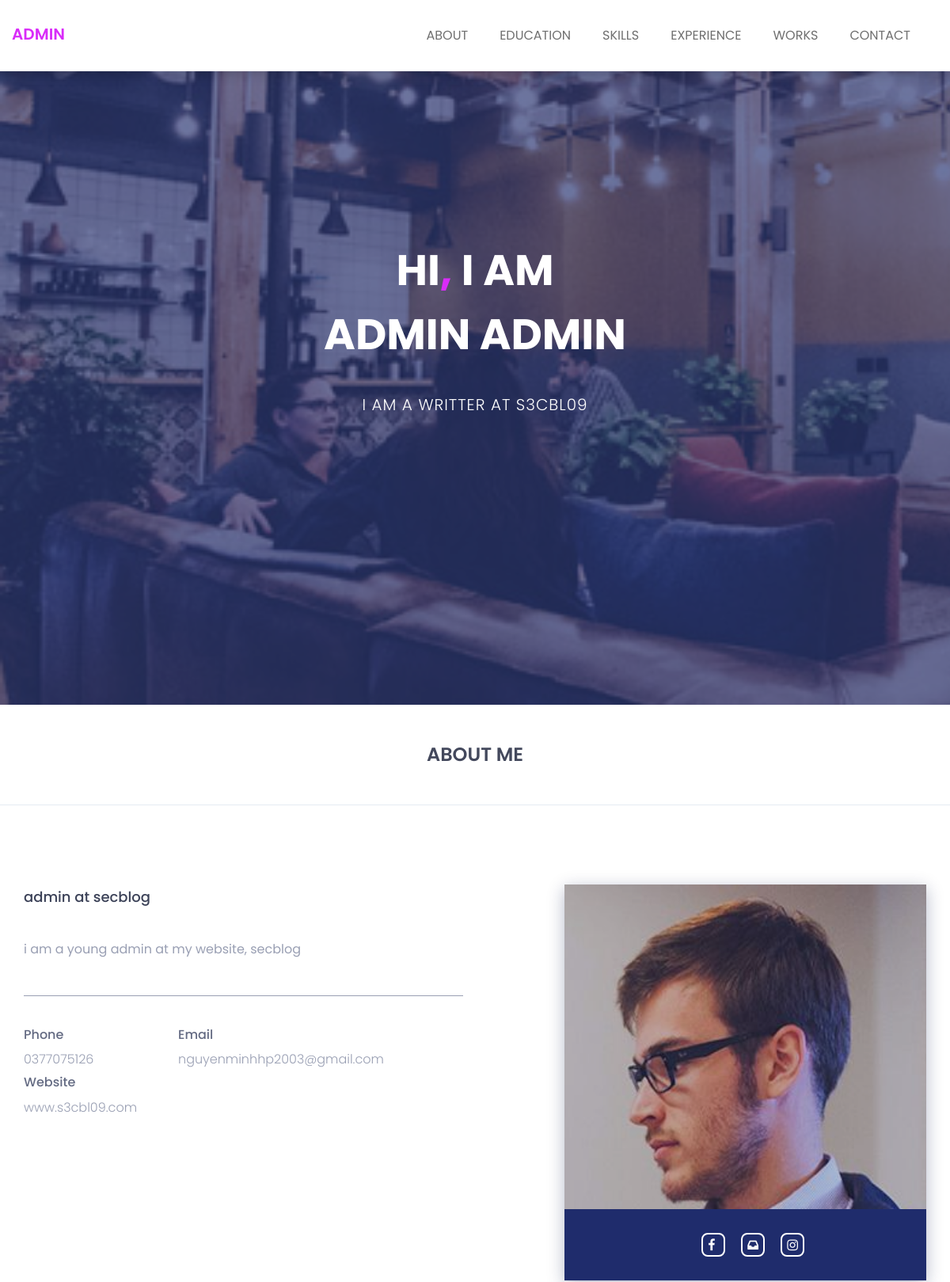
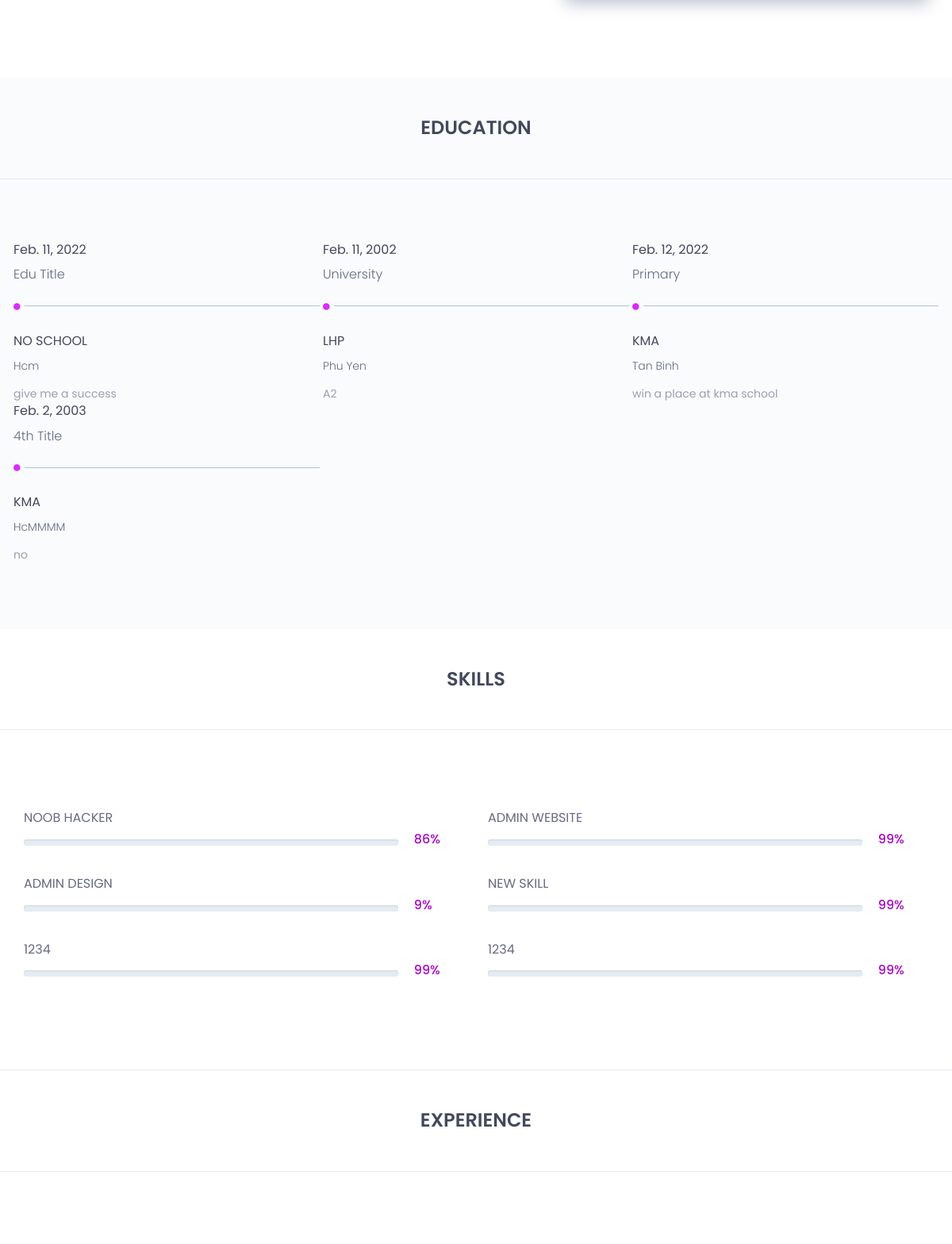
Page /profile/1/ (upper part) on the committed database (2 pictures, top to bottom).
### user/models.py (models this page shows, shortened)
class Profile(models.Model):
    user = models.OneToOneField(User,on_delete=models.CASCADE)
    about_title = models.CharField(max_length=100)
    about_bio = models.TextField()
    about_phone = models.CharField(max_length=12, null=True)
    about_email = models.EmailField(null=True)
    image = models.ImageField(default='default.jpg',upload_to='profile_pics')
    background = models.ImageField(default='defaultback.jpg',upload_to='profile_pics')
    about_ins = models.CharField(max_length=200, null=True)
    about_fb = models.CharField(max_length=200, null=True)
    about_zl = models.CharField(max_length=200, null=True)

class Education(models.Model):
    user = models.ForeignKey(User,on_delete=models.CASCADE,null=True,related_name="edu")
    edu_title = models.CharField(max_length=100, null=True)
    edu_year = models.DateField( null=True)
    edu_schoolname = models.CharField(max_length=100, null=True)
    edu_address = models.CharField(max_length=100, null=True)
    edu_content = models.TextField( null=True)

class Skill(models.Model):
    user = models.ForeignKey(User,on_delete=models.CASCADE,null=True,related_name="skill")
    skill_title = models.CharField(max_length=100, null=True)
    skill_progress = models.DecimalField(max_digits=2, decimal_places=0, null=True)

### user/views.py (the view)
# urls.py: path('profile/<str:p>/',userview.profile, name = "profile"),
def profile(request, p):
    context = {
        'profile' : Profile.objects.filter(user=p).first(),
        'username' : User.objects.filter(id=p).first(),
    }
    return render(request,'user/profile.html/',context)

### user/templates/user/profile.html (shortened to what this page needs)
{%load static%}
<!doctype html>
<html class="no-js" lang="en">
    <head>
        <link rel="stylesheet" href="{%static 'profile/css/font-awesome.min.css'%}">
		<link rel="stylesheet" href="{%static 'profile/css/flaticon.css'%}">
        <link rel="stylesheet" href="{%static 'profile/css/animate.css'%}">
        <link rel="stylesheet" href="{%static 'profile/css/owl.carousel.min.css'%}">
		<link rel="stylesheet" href="{%static 'profile/css/owl.theme.default.min.css'%}">
        <link rel="stylesheet" href="{%static 'profile/css/bootstrap.min.css'%}">
		<link rel="stylesheet" href="{%static 'profile/css/bootsnav.css'%}" >
        <link rel="stylesheet" href="{%static 'profile/css/style.css'%}">
        <link rel="stylesheet" href="{%static 'profile/css/responsive.css'%}">
    </head>
	<body>
		<header class="top-area">
			<div class="header-area">
			    <nav class="navbar navbar-default bootsnav navbar-fixed dark no-background">
			        <div class="container">
			            <div class="navbar-header">
			                <a class="navbar-brand" href="#">{{profile.user}}</a>
			            </div>
			            <div class="collapse navbar-collapse menu-ui-design" id="navbar-menu">
			                <ul class="nav navbar-nav navbar-right" data-in="fadeInDown" data-out="fadeOutUp">
							<li class=" smooth-menu"><a href="#about">about</a></li>
			                    <li class=" smooth-menu"><a href="#education">education</a></li>
			                    <li class="smooth-menu"><a href="#skills">skills</a></li>
			                    <li class="smooth-menu"><a href="#exp">experience</a></li>
								<li class="smooth-menu"><a href="#work">works</a></li>
			                    <li class="smooth-menu"><a href="#contact">contact</a></li>
			                </ul>
			            </div>
			        </div>
			    </nav>
			</div>
		</header>
		<section id="welcome-hero" class="welcome-hero" style="background:url({{profile.background.url}})no-repeat;background-size: cover;" >
			<div class="container">
				<div class="row">
					<div class="col-md-12 text-center">
						<div class="header-text">
							<h2>hi<span>,</span> i am <br> {{username.first_name}}  {{username.last_name}}    </h2>
							<p>I am a writter at s3cbl09</p>
						</div>
					</div>
				</div>
			</div>
		</section>
		<section id="about" class="about">
			<div class="section-heading text-center">
				<h2>about me</h2>
			</div>
			<div class="container">
				<div class="about-content">
					<div class="row">
						<div class="col-sm-6">
							<div class="single-about-txt">
								<h3>
									{{profile.about_title}}
								</h3>
								<p>
									{{profile.about_bio}}
								</p>
								<div class="row">
									<div class="col-sm-4">
										<div class="single-about-add-info">
											<h3>phone</h3>
											<p>{{profile.about_phone}}</p>
											<h3>website</h3>
											<p>www.s3cbl09.com</p>
										</div>
									</div>
									<div class="col-sm-4">
										<div class="single-about-add-info">
											<h3>email</h3>
											<p>{{profile.about_email}}</p>
										</div>
									</div>
								</div>
							</div>
						</div>
						<div class="col-sm-offset-1 col-sm-5" >
							<div class="single-about-img">
								<img src="{{username.profile.image.url}}" alt="profile_image">
								<div class="about-list-icon">
									<ul>
										<li>
											<a href="{{profile.about_fb}}">
												<i  class="fa fa-facebook" aria-hidden="true"></i>
											</a>
										</li>
										<li>
											<a href="{{profile.about_zl}}">
												<i  class="fa fa-inbox" aria-hidden="true"></i>
											</a>
										</li>
										<li>
											<a href="{{profile.about_ins}}">
												<i  class="fa fa-instagram" aria-hidden="true"></i>
											</a>
										</li>
									</ul>
								</div>
							</div>
						</div>
					</div>
				</div>
			</div>
		</section>
		<section id="education" class="education">
			<div class="section-heading text-center">
				<h2>education</h2>
			</div>
			<div class="container">
				<div class="education-horizontal-timeline">
					<div class="row">
						{%for edu in username.edu.all%}
						{%if edu.user == profile.user%}
						<div class="col-sm-4">
							<div class="single-horizontal-timeline">
								<div class="experience-time">
									<h2>{{edu.edu_year}}</h2>
									<h3>{{edu.edu_title}}</h3>
								</div>
								<div class="timeline-horizontal-border">
									<i class="fa fa-circle" aria-hidden="true"></i>
									<span class="single-timeline-horizontal"></span>
								</div>
								<div class="timeline">
									<div class="timeline-content">
										<h4 class="title">
											{{edu.edu_schoolname}}
										</h4>
										<h5>{{edu.edu_address}}</h5>
										<p class="description">
											{{edu.edu_content}}
										</p>
									</div>
								</div>
							</div>
						</div>
						{%endif%}
						{%endfor%}
					</div>
				</div>
			</div>
		</section>
		<section id="skills" class="skills">
				<div class="skill-content">
					<div class="section-heading text-center">
						<h2>skills</h2>
					</div>
					<div class="container">
						<div class="row">
							<div class="col-md-6">
								<div class="single-skill-content">
									{%for skill in username.skill.all%}
									{% if not forloop.counter|divisibleby:2 %}
									<div class="barWrapper">
										<span class="progressText">{{skill.skill_title}}</span>
										<div class="single-progress-txt">
											<div class="progress ">
											</div>
											<h3>{{skill.skill_progress}}%</h3>
										</div>
									</div>
									{%endif%}
									{%endfor%}
								</div>
							</div>
							<div class="col-md-6">
								<div class="single-skill-content">
									{%for skill in username.skill.all%}
									{% if forloop.counter|divisibleby:2 %}
									<div class="barWrapper">
										<span class="progressText">{{skill.skill_title}}</span>
										<div class="single-progress-txt">
											<div class="progress ">
											</div>
											<h3>{{skill.skill_progress}}%</h3>
										</div>
									</div>
									{%endif%}
									{%endfor%}
								</div>
							</div>
						</div>
					</div>
				</div>
		</section>
		<section id="exp" class="experience">
			<div class="section-heading text-center">
				<h2>experience</h2>
			</div>
			<div class="container">
				<div class="experience-content">
					</div>
			</div>
		</section>
    </body>
</html>

### user/static/profile/css/bootsnav.css (style rules this page uses)
nav.bootsnav .container { position: relative; }
nav.navbar.bootsnav { margin-bottom: 0; -moz-border-radius: 0px; -webkit-border-radius: 0px; -o-border-radius: 0px; border-radius: 0px; background-color: #fff; border: none; border-bottom: solid 1px #e0e0e0; z-index: 9; }
nav.navbar.bootsnav ul.nav > li > a { color: #6f6f6f; background-color: transparent; outline: none; margin-bottom: -2px; }
body { -webkit-transition: all 0.3s ease-in-out; -moz-transition: all 0.3s ease-in-out; -o-transition: all 0.3s ease-in-out; -ms-transition: all 0.3s ease-in-out; transition: all 0.3s ease-in-out; }
nav.navbar.bootsnav.navbar-fixed { position: fixed; display: block; width: 100%; }
nav.navbar.bootsnav.no-background { -webkit-transition: all 1s ease-in-out; -moz-transition: all 1s ease-in-out; -o-transition: all 1s ease-in-out; -ms-transition: all 1s ease-in-out; transition: all 1s ease-in-out; }
@media (min-width: 1024px) { nav.navbar.bootsnav ul.nav > li > a { padding: 30px 15px; font-weight: 600; } }
@media (min-width: 1024px) { nav.navbar.bootsnav.no-background { background-color: transparent; border: none; } }

### user/static/profile/css/responsive.css (style rules this page uses)
@media screen and (max-width:1440px) { .single-about-img img { max-width:100%; } }
@media screen and (max-width:1440px) { .single-about-img:before,.about-list-icon { width: 100%; } }

### rows in the picture
Profile: user "ADMIN", background (picture), about_title "admin at secblog", about_bio "i am a young admin at my website, secblog", about_phone "0377075126", about_email "nguyenminhhp2003@gmail.com"
Education: edu_year "Feb. 11, 2022", edu_title "Edu Title", edu_schoolname "NO SCHOOL", edu_address "Hcm", edu_content "give me a success"
Education: edu_year "Feb. 11, 2002", edu_title "University", edu_schoolname "LHP", edu_address "Phu Yen", edu_content "A2"
Education: edu_year "Feb. 12, 2022", edu_title "Primary", edu_schoolname "KMA", edu_address "Tan Binh", edu_content "win a place at kma school"
Education: edu_year "Feb. 2, 2003", edu_title "4th Title", edu_schoolname "KMA", edu_address "HcMMMM", edu_content "no"
Skill: skill_title "NOOB HACKER", skill_progress "86"
Skill: skill_title "ADMIN DESIGN", skill_progress "9"
Skill: skill_title "1234", skill_progress "99"
Skill: skill_title "ADMIN WEBSITE", skill_progress "99"
Skill: skill_title "NEW SKILL", skill_progress "99"
Skill: skill_title "1234", skill_progress "99"

### other values in the picture
{{ username.first_name }} "ADMIN"
{{ username.last_name }} "ADMIN"
